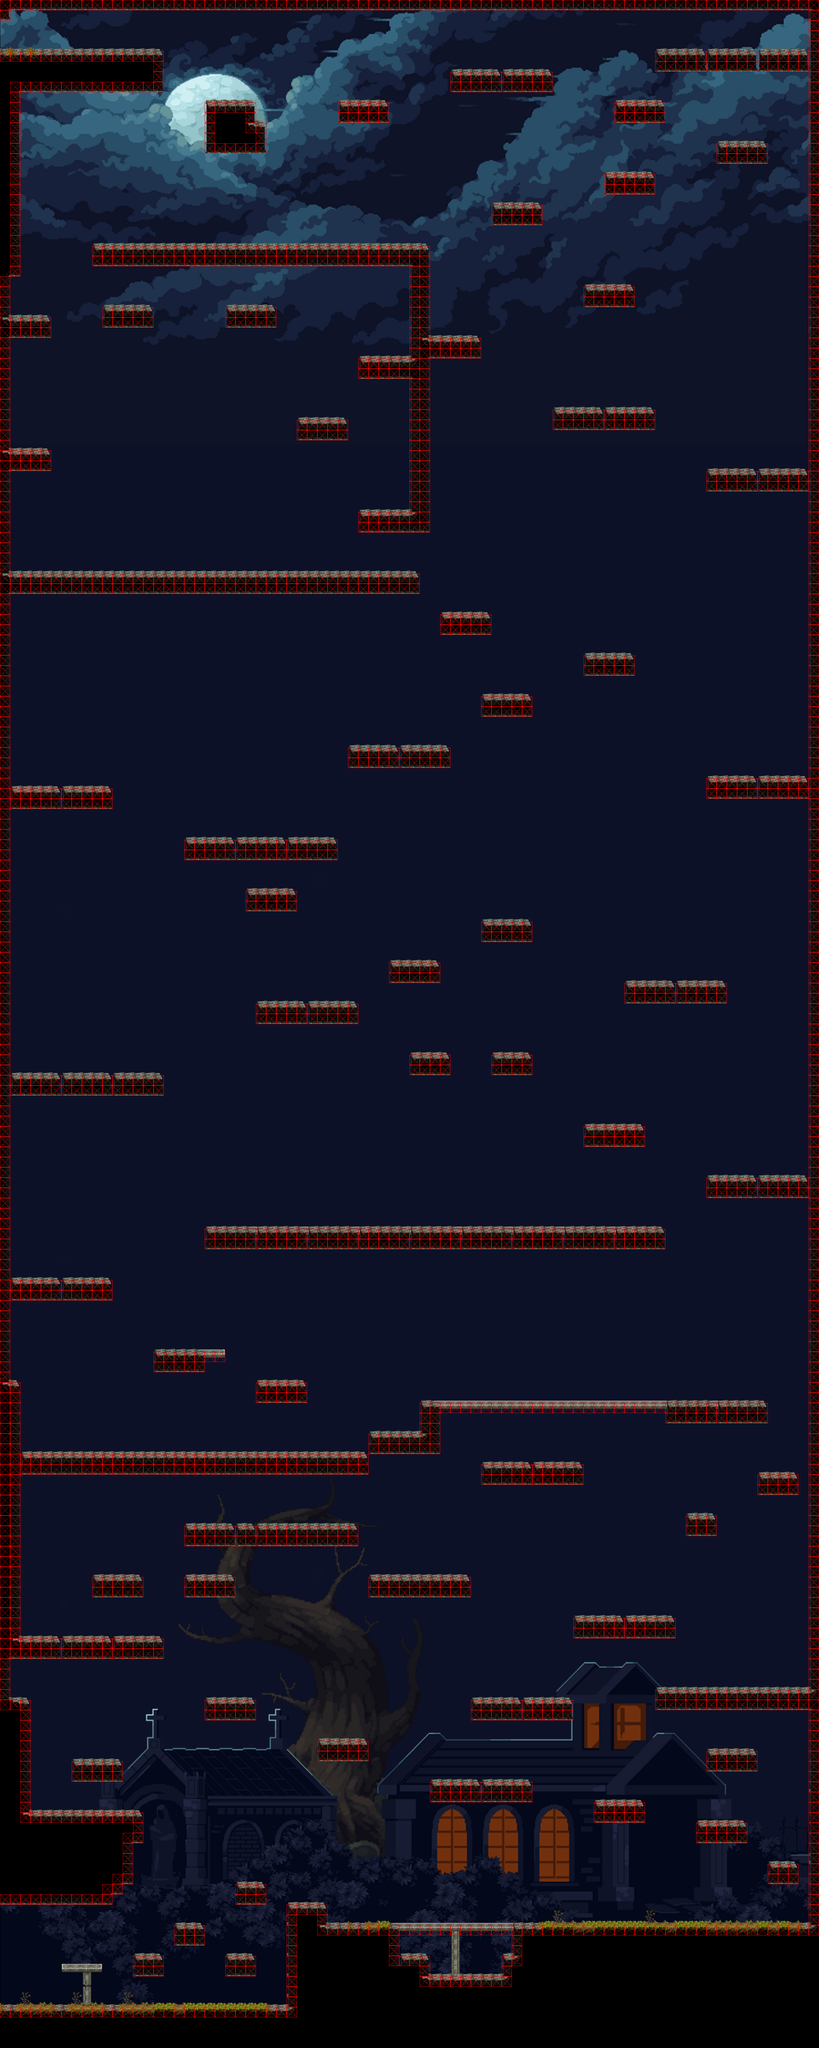

A level layout from a 2D game, rendered from its tile map. Below: a short description, then the map file with tile-grid data replaced by summaries:
An orthogonal 80x200 tile map with 32x32 px tiles, 3 tile layers (camada_tiles_1, camada_tiles_2, camada_colisao), 2 tilesets, 1 image layer.

<map version="1.9" tiledversion="1.9.2" orientation="orthogonal" renderorder="right-down" width="80" height="200" tilewidth="32" tileheight="32" infinite="0" nextlayerid="17" nextobjectid="1">
 <editorsettings>
  <export target="mapa1.csv" format="csv" />
 </editorsettings>
 <tileset firstgid="1" source="../tileSetJumpKing.tsx" />
 <tileset firstgid="133" source="../hitbox.tsx" />
 <imagelayer id="14" name="Background">
  <image source="mapa1background.png" width="2560" height="6400" />
 </imagelayer>
 <layer id="3" name="camada_tiles_1" width="80" height="200">
  <data>[16000 cells, 16000 non-empty, 13 distinct tile ids]</data>
 </layer>
 <layer id="1" name="camada_tiles_2" width="80" height="200">
  <data>[16000 cells, 15972 non-empty, 63 distinct tile ids]</data>
 </layer>
 <layer id="15" name="camada_colisao" width="80" height="200">
  <data>[16000 cells, 15964 non-empty, 2 distinct tile ids]</data>
 </layer>
</map>